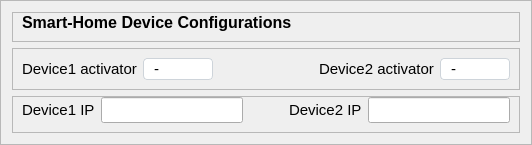
                 <widget class="QFrame" name="frame_7">
                  <property name="styleSheet">
                   <string notr="true">QComboBox{
	border:1px solid #ced4da;
	border-radius: 4px;
	padding-left:10px;
}

QComboBox::drop-down{
	border:0px;
}
QComboBox::down-arrow{
	image:url(:/icons/icons/arrow-down.svg);
	width:12px;
	height:12px;
	margin-right:15px;
}

QComboBox:on{
	border:4px solid #c2dbfe;
}

QComboBox QListView{
	font-size: 12px;
	border:1px solid rgba(0,0,0,10%);
	padding:5px;
	background-color:rgb(49, 49, 49);
	outline:0px;
}
QComboBox QListView:item{	
	padding-left:10px;
	background-color:rgb(49, 49, 49);
}

QComboBox QListView:item:hover{	
	background-color:#1e90ff;
}

QComboBox QListView:item:selected{	
	background-color:#1e90ff;
}</string>
                  </property>
                  <property name="frameShape">
                   <enum>QFrame::StyledPanel</enum>
                  </property>
                  <property name="frameShadow">
                   <enum>QFrame::Raised</enum>
                  </property>
                  <layout class="QVBoxLayout" name="verticalLayout_10">
                   <item>
                    <widget class="QFrame" name="frame_11">
                     <property name="frameShape">
                      <enum>QFrame::StyledPanel</enum>
                     </property>
                     <property name="frameShadow">
                      <enum>QFrame::Raised</enum>
                     </property>
                     <layout class="QVBoxLayout" name="verticalLayout_14">
                      <property name="topMargin">
                       <number>0</number>
                      </property>
                      <item>
                       <widget class="QLabel" name="label_9">
                        <property name="font">
                         <font>
                          <pointsize>12</pointsize>
                          <weight>75</weight>
                          <bold>true</bold>
                         </font>
                        </property>
                        <property name="text">
                         <string>Smart-Home Device Configurations</string>
                        </property>
                       </widget>
                      </item>
                     </layout>
                    </widget>
                   </item>
                   <item>
                    <widget class="QFrame" name="frame_23">
                     <property name="font">
                      <font>
                       <pointsize>10</pointsize>
                      </font>
                     </property>
                     <property name="frameShape">
                      <enum>QFrame::StyledPanel</enum>
                     </property>
                     <property name="frameShadow">
                      <enum>QFrame::Raised</enum>
                     </property>
                     <layout class="QHBoxLayout" name="horizontalLayout_10">
                      <item alignment="Qt::AlignLeft">
                       <widget class="QLabel" name="label_25">
                        <property name="font">
                         <font>
                          <pointsize>11</pointsize>
                         </font>
                        </property>
                        <property name="text">
                         <string>Device1 activator</string>
                        </property>
                       </widget>
                      </item>
                      <item>
                       <widget class="QComboBox" name="dev1ActCombo">
                        <property name="minimumSize">
                         <size>
                          <width>70</width>
                          <height>0</height>
                         </size>
                        </property>
                        <property name="font">
                         <font>
                          <pointsize>11</pointsize>
                         </font>
                        </property>
                        <property name="styleSheet">
                         <string notr="true">#comboBox{
	border:1px solid #ced4da;
	border-radius: 4px;
	padding-left:10px;
}

</string>
                        </property>
                        <item>
                         <property name="text">
                          <string>-</string>
                         </property>
                        </item>
                        <item>
                         <property name="text">
                          <string>push</string>
                         </property>
                        </item>
                        <item>
                         <property name="text">
                          <string>pull</string>
                         </property>
                        </item>
                        <item>
                         <property name="text">
                          <string>lift</string>
                         </property>
                        </item>
                        <item>
                         <property name="text">
                          <string>left</string>
                         </property>
                        </item>
                        <item>
                         <property name="text">
                          <string>right</string>
                         </property>
                        </item>
                       </widget>
                      </item>
                      <item>
                       <spacer name="horizontalSpacer_10">
                        <property name="orientation">
                         <enum>Qt::Horizontal</enum>
                        </property>
                        <property name="sizeHint" stdset="0">
                         <size>
                          <width>40</width>
                          <height>20</height>
                         </size>
                        </property>
                       </spacer>
                      </item>
                      <item alignment="Qt::AlignLeft">
                       <widget class="QLabel" name="label_26">
                        <property name="font">
                         <font>
                          <pointsize>11</pointsize>
                         </font>
                        </property>
                        <property name="text">
                         <string>Device2 activator</string>
                        </property>
                       </widget>
                      </item>
                      <item>
                       <widget class="QComboBox" name="dev2ActCombo">
                        <property name="minimumSize">
                         <size>
                          <width>70</width>
                          <height>0</height>
                         </size>
                        </property>
                        <property name="font">
                         <font>
                          <pointsize>11</pointsize>
                         </font>
                        </property>
                        <item>
                         <property name="text">
                          <string>-</string>
                         </property>
                        </item>
                        <item>
                         <property name="text">
                          <string>pull</string>
                         </property>
                        </item>
                        <item>
                         <property name="text">
                          <string>push</string>
                         </property>
                        </item>
                        <item>
                         <property name="text">
                          <string>lift</string>
                         </property>
                        </item>
                        <item>
                         <property name="text">
                          <string>left</string>
                         </property>
                        </item>
                        <item>
                         <property name="text">
                          <string>right</string>
                         </property>
                        </item>
                       </widget>
                      </item>
                     </layout>
                    </widget>
                   </item>
                   <item>
                    <widget class="QFrame" name="frame_12">
                     <property name="font">
                      <font>
                       <pointsize>10</pointsize>
                      </font>
                     </property>
                     <property name="frameShape">
                      <enum>QFrame::StyledPanel</enum>
                     </property>
                     <property name="frameShadow">
                      <enum>QFrame::Raised</enum>
                     </property>
                     <layout class="QHBoxLayout" name="horizontalLayout_5">
                      <property name="leftMargin">
                       <number>9</number>
                      </property>
                      <property name="topMargin">
                       <number>0</number>
                      </property>
                      <property name="bottomMargin">
                       <number>9</number>
                      </property>
                      <item>
                       <widget class="QLabel" name="label_19">
                        <property name="font">
                         <font>
                          <pointsize>11</pointsize>
                         </font>
                        </property>
                        <property name="text">
                         <string>Device1 IP</string>
                        </property>
                       </widget>
                      </item>
                      <item alignment="Qt::AlignHCenter">
                       <widget class="QLineEdit" name="dev1IpLine">
                        <property name="font">
                         <font>
                          <pointsize>11</pointsize>
                         </font>
                        </property>
                        <property name="maxLength">
                         <number>15</number>
                        </property>
                       </widget>
                      </item>
                      <item>
                       <spacer name="horizontalSpacer_7">
                        <property name="orientation">
                         <enum>Qt::Horizontal</enum>
                        </property>
                        <property name="sizeHint" stdset="0">
                         <size>
                          <width>40</width>
                          <height>20</height>
                         </size>
                        </property>
                       </spacer>
                      </item>
                      <item>
                       <widget class="QLabel" name="label_20">
                        <property name="font">
                         <font>
                          <pointsize>11</pointsize>
                         </font>
                        </property>
                        <property name="text">
                         <string>Device2 IP</string>
                        </property>
                       </widget>
                      </item>
                      <item alignment="Qt::AlignHCenter">
                       <widget class="QLineEdit" name="dev2IpLine">
                        <property name="font">
                         <font>
                          <pointsize>11</pointsize>
                         </font>
                        </property>
                        <property name="maxLength">
                         <number>15</number>
                        </property>
                       </widget>
                      </item>
                     </layout>
                    </widget>
                   </item>
                  </layout>
                 </widget>
